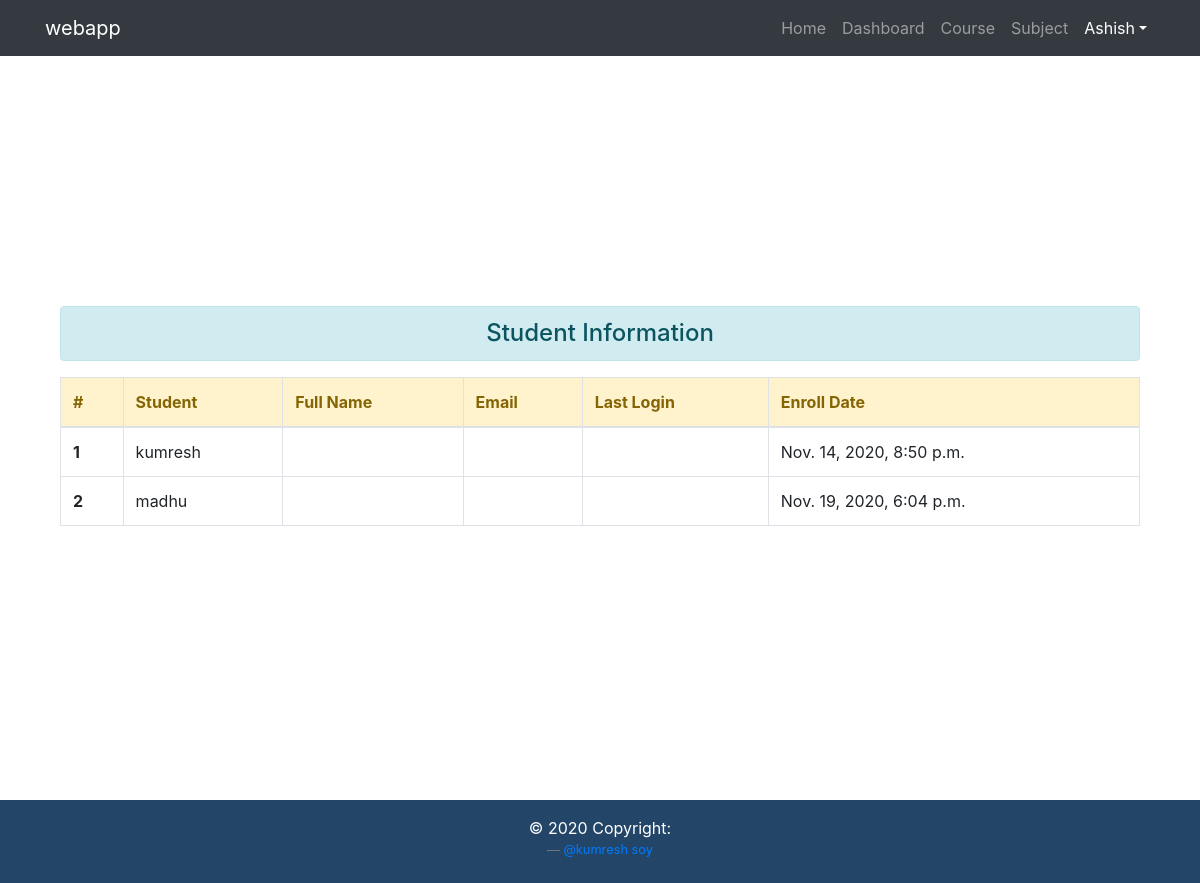
Screenshot of /student/list/ (signed in) with the database file from the repository.
### registration/models.py (models this page shows, shortened)
class EnrollCourse(models.Model):
    id =models.AutoField(primary_key=True)
    course_name = models.CharField(choices=COURSE_CHOICE, max_length=50)
    semester = models.IntegerField(choices=CHOICE)
    enroll_date = models.DateTimeField(auto_now_add=True)
    students_id = models.ForeignKey(Student,on_delete=models.CASCADE)

class Student(models.Model):
    user = models.OneToOneField(User, on_delete=models.CASCADE,limit_choices_to={'is_staff':False ,'is_active':True},primary_key=True)
    def __str__(self):
        return str(self.user)

### dashboard/views.py (the view)
# urls.py: path('student/list/',StudentList.as_view(),name='studentlist'),
@method_decorator(staff_member_required,name='dispatch')
class StudentList(TemplateView):
    template_name = 'teacher/studentlist.html'
    def get_context_data(self, **kwargs):
        context = super(StudentList, self).get_context_data(**kwargs)
        context['stu'] = EnrollCourse.objects.all()
        return context

### dashboard/templates/teacher/studentlist.html
{% extends "base.html" %}
{% block content %}
<div class="container">
<div class="col-sm">
  <h4 class="text-center alert alert-info">Student Information</h4>
{% if stu %}
<table class="table table-bordered">
  <thead class="alert-warning">
    <tr>
      <th scope="col">#</th>
      <th scope="col">Student</th>
      <th scope="col">Full Name</th>
      <th scope="col">Email</th>
      <th scope="col">Last Login</th>
      <th scope="col">Enroll Date</th>
    </tr>
  </thead>
  <tbody>
  {% for s in stu %}
    <tr>
      <th scope="row">{{s.id}}</th>
      <td>{{s.students_id}}</td>
      <td>{{s.students_id.first_name}} {{s.students_id.last_name}}</td>
      <td>{{s.students_id.email}}</td>
      <td>{{s.students_id.last_login}}</td>
      <td>{{s.enroll_date}}</td>
    </tr>
{% endfor %}
    </tbody>
    </table>
{% else %}
<div class="alert alert-primary text-center" role="alert">
  <p>No Record found in database</p>
</div>
{% endif %}
</div>
</div>
{% endblock content %}

### templates/navbar.html (shortened to what this page needs)
<nav class="navbar navbar-expand-md fixed-top navbar-dark bg-dark" >
<div class="container">
  <a class="navbar-brand" href="#">webapp</a>
  <div class="collapse navbar-collapse " id="navbarNav">
    <ul class="navbar-nav ml-auto">
      <li class="nav-item">
        <a class="nav-link {{home}}" href="{% url 'home' %}">Home <span</span></a>
      </li>
       {% if request.user.is_staff %}
      <li class="nav-item">
         <a class="nav-link {{dashboard}}" href="{% url 'dashboard' %}">Dashboard</a>
      </li>
       <li class="nav-item">
         <a class="nav-link {{addcourse}}" href="{% url 'addcourse' %}">Course</a>
      </li>
       <li class="nav-item">
         <a class="nav-link {{addsubject}}" href="{% url 'addsubject' %}">Subject</a>
      </li>
       <li class="nav-item dropdown">
        <a class="nav-link  dropdown-toggle text-white" href="#" id="navbarDropdown" role="button" data-toggle="dropdown" aria-haspopup="true" aria-expanded="false">{{request.user.first_name|capfirst}}</a>
  </li>
      {% endif %}
    </ul>
  </div>
  </div>
</nav>

### static/css/style.css (style rules this page uses)
html, button, input, select, textarea { color: #222; }
body { background-color: rgb(255, 255, 255); }

### rows the page displays
EnrollCourse: id "1", students_id "kumresh", enroll_date "Nov. 14, 2020, 8:50 p.m."
EnrollCourse: id "2", students_id "madhu", enroll_date "Nov. 19, 2020, 6:04 p.m."

### other values shown
{{ request.user.first_name|capfirst }} "Ashish"
